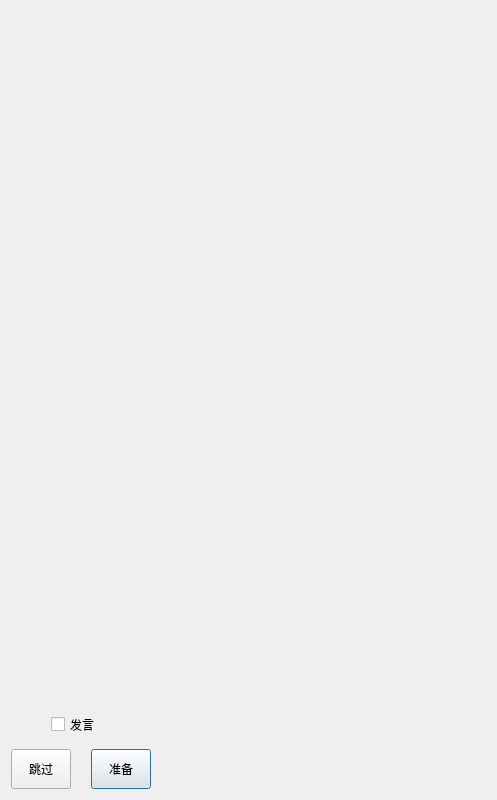
<?xml version="1.0" encoding="UTF-8"?>
<ui version="4.0">
 <class>WolfDialog</class>
 <widget class="QDialog" name="WolfDialog">
  <property name="geometry">
   <rect>
    <x>0</x>
    <y>0</y>
    <width>497</width>
    <height>800</height>
   </rect>
  </property>
  <property name="minimumSize">
   <size>
    <width>497</width>
    <height>600</height>
   </size>
  </property>
  <property name="maximumSize">
   <size>
    <width>497</width>
    <height>800</height>
   </size>
  </property>
  <property name="windowTitle">
   <string>Dialog</string>
  </property>
  <layout class="QVBoxLayout" name="verticalLayout">
   <item>
    <widget class="QScrollArea" name="scrollArea">
     <property name="frameShape">
      <enum>QFrame::NoFrame</enum>
     </property>
     <property name="horizontalScrollBarPolicy">
      <enum>Qt::ScrollBarAlwaysOff</enum>
     </property>
     <property name="widgetResizable">
      <bool>true</bool>
     </property>
     <widget class="QWidget" name="scrollAreaWidgetContents">
      <property name="geometry">
       <rect>
        <x>0</x>
        <y>0</y>
        <width>475</width>
        <height>681</height>
       </rect>
      </property>
      <layout class="QVBoxLayout" name="verticalLayout_3">
       <property name="spacing">
        <number>0</number>
       </property>
       <property name="leftMargin">
        <number>0</number>
       </property>
       <property name="topMargin">
        <number>10</number>
       </property>
       <property name="bottomMargin">
        <number>0</number>
       </property>
       <item>
        <widget class="QWidget" name="wdg_list" native="true"/>
       </item>
       <item>
        <spacer name="verticalSpacer">
         <property name="orientation">
          <enum>Qt::Vertical</enum>
         </property>
         <property name="sizeHint" stdset="0">
          <size>
           <width>20</width>
           <height>627</height>
          </size>
         </property>
        </spacer>
       </item>
      </layout>
     </widget>
    </widget>
   </item>
   <item>
    <widget class="QWidget" name="widget" native="true">
     <property name="minimumSize">
      <size>
       <width>501</width>
       <height>90</height>
      </size>
     </property>
     <property name="maximumSize">
      <size>
       <width>501</width>
       <height>121</height>
      </size>
     </property>
     <widget class="QPushButton" name="pb_ready">
      <property name="geometry">
       <rect>
        <x>80</x>
        <y>50</y>
        <width>60</width>
        <height>40</height>
       </rect>
      </property>
      <property name="text">
       <string>准备</string>
      </property>
     </widget>
     <widget class="QCheckBox" name="cb_audio">
      <property name="geometry">
       <rect>
        <x>40</x>
        <y>10</y>
        <width>61</width>
        <height>31</height>
       </rect>
      </property>
      <property name="text">
       <string>发言</string>
      </property>
     </widget>
     <widget class="QPushButton" name="pb_jump">
      <property name="geometry">
       <rect>
        <x>0</x>
        <y>50</y>
        <width>60</width>
        <height>40</height>
       </rect>
      </property>
      <property name="text">
       <string>跳过</string>
      </property>
     </widget>
     <widget class="QScrollArea" name="scrollArea_2">
      <property name="geometry">
       <rect>
        <x>159</x>
        <y>10</y>
        <width>321</width>
        <height>81</height>
       </rect>
      </property>
      <property name="frameShape">
       <enum>QFrame::NoFrame</enum>
      </property>
      <property name="horizontalScrollBarPolicy">
       <enum>Qt::ScrollBarAlwaysOff</enum>
      </property>
      <property name="widgetResizable">
       <bool>true</bool>
      </property>
      <widget class="QWidget" name="scrollAreaWidgetContents_2">
       <property name="geometry">
        <rect>
         <x>0</x>
         <y>0</y>
         <width>321</width>
         <height>81</height>
        </rect>
       </property>
       <layout class="QVBoxLayout" name="verticalLayout_4">
        <property name="spacing">
         <number>0</number>
        </property>
        <property name="leftMargin">
         <number>0</number>
        </property>
        <property name="topMargin">
         <number>10</number>
        </property>
        <property name="bottomMargin">
         <number>0</number>
        </property>
        <item>
         <widget class="QWidget" name="wdg_list_2" native="true"/>
        </item>
        <item>
         <spacer name="verticalSpacer_2">
          <property name="orientation">
           <enum>Qt::Vertical</enum>
          </property>
          <property name="sizeHint" stdset="0">
           <size>
            <width>20</width>
            <height>627</height>
           </size>
          </property>
         </spacer>
        </item>
       </layout>
      </widget>
     </widget>
    </widget>
   </item>
  </layout>
 </widget>
 <resources/>
 <connections/>
</ui>
